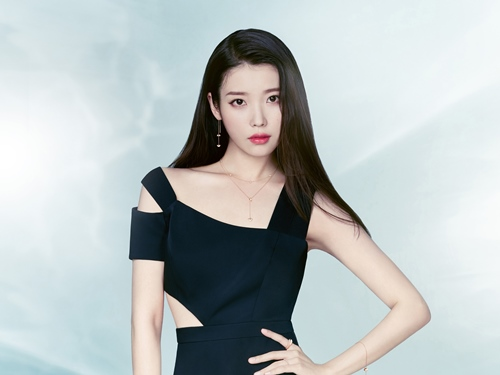
#> input picture Spring/python Teacher Code/python Teacher Code/HELLOPYTHON/day12/iu.jpg, 500 x 375 px
$ python mycv05degree.py
#> lines starting #> are read from the running program, lines starting #| are printed output that depends on the picture
import cv2

img = cv2.imread('iu.jpg', 1)
#> img is the input picture: shape (375, 500, 3); mean B, G, R 191.1, 190.7, 183.2

height, width, channel = img.shape
#> height = 375; width = 500; channel = 3
matrix = cv2.getRotationMatrix2D((width/2, height/2), 10, 1)
dst = cv2.warpAffine(img, matrix, (width, height))
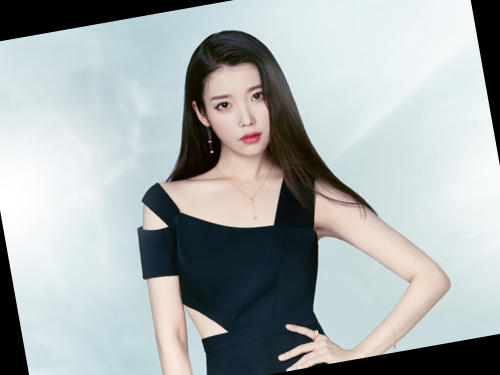
#> dst: shape (375, 500, 3); mean B, G, R 173.4, 173.2, 166.7

cv2.imshow('Test Image', dst)
cv2.waitKey(0)
cv2.destroyAllWindows()
